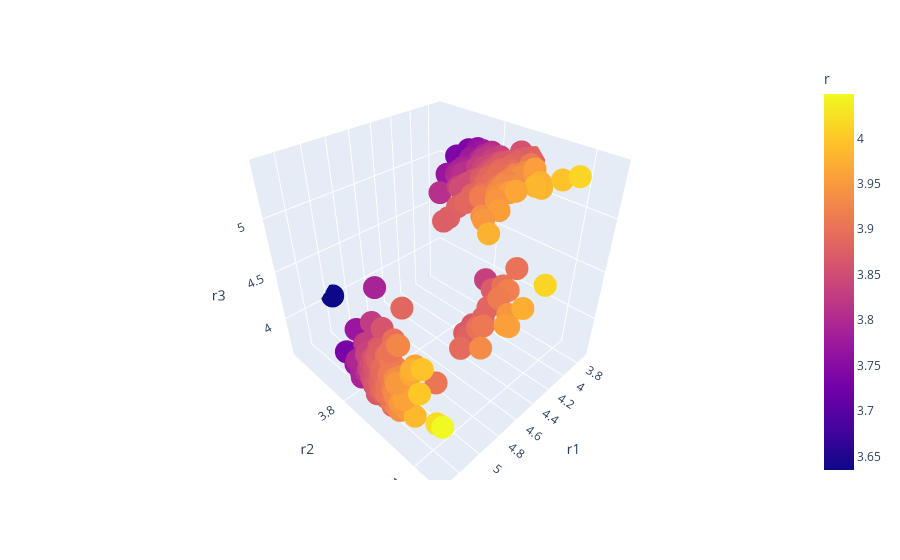

Notebook source saved alongside this figure:
### Code cell
# TYR
import plotly.express as px
fig = px.scatter_3d(data_res, x='r1', y='r2', z='r3', color="r")
fig.show()

### Figure 1 — Plotly figure (JSON) as saved in the notebook; plotly's stock layout.template omitted (floating-point values rounded to 4 significant figures; data arrays with more than 128 entries replaced by an {"elided": "..."} marker saying what was removed)
{"data": [{"hoverlabel": {"namelength": 0}, "hovertemplate": "r1=%{x}<br>r2=%{y}<br>r3=%{z}<br>r=%{marker.color}", "legendgroup": "", "marker": {"color": {"elided": "315 float values"}, "coloraxis": "coloraxis", "symbol": "circle"}, "mode": "markers", "name": "", "scene": "scene", "showlegend": false, "type": "scatter3d", "x": {"elided": "315 float values"}, "y": {"elided": "315 float values"}, "z": {"elided": "315 float values"}}], "layout": {"coloraxis": {"colorbar": {"title": {"text": "r"}}, "colorscale": [[0, "#0d0887"], [0.1111, "#46039f"], [0.2222, "#7201a8"], [0.3333, "#9c179e"], [0.4444, "#bd3786"], [0.5556, "#d8576b"], [0.6667, "#ed7953"], [0.7778, "#fb9f3a"], [0.8889, "#fdca26"], [1, "#f0f921"]]}, "legend": {"tracegroupgap": 0}, "margin": {"t": 60}, "scene": {"domain": {"x": [0, 1], "y": [0, 1]}, "xaxis": {"title": {"text": "r1"}}, "yaxis": {"title": {"text": "r2"}}, "zaxis": {"title": {"text": "r3"}}}}}
